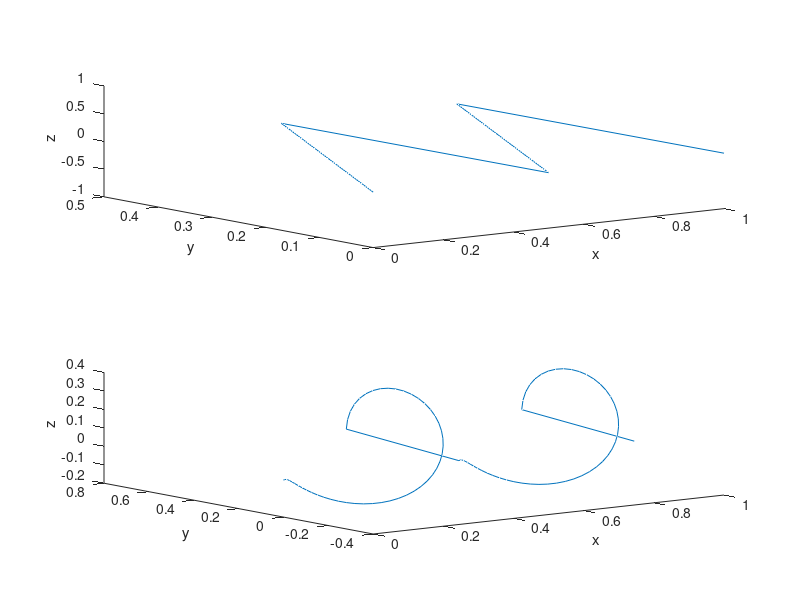

MATLAB code for this plot:
n = [0:0.01:1];
f1 = 1;
x_n = exp(i.*f1.*(2*pi).*n);
x_n = mod(n,0.5);

f0 = -2;
y_n = exp(i.*f0.*(2*pi).*n) .* x_n;

subplot(2,1,1);
plot3(n,real(x_n),imag(x_n));
xlabel('x');ylabel('y');zlabel('z');

subplot(2,1,2);
plot3(n,real(y_n),imag(y_n));
xlabel('x'),ylabel('y'),zlabel('z');